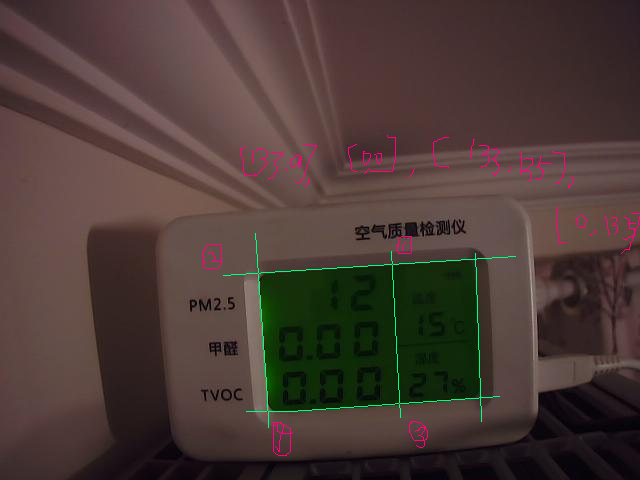
#> input picture mask.bmp, 640 x 480 px, given in place of in.jpg, which was not available
$ python test_pre_process.py mask.bmp mask2.bmp   (Python 2 division)   (older library calls are emulated)
#> lines starting #> are read from the running program, lines starting #| are printed output that depends on the picture; after the words box and inside, x2 and y2 are one past the last pixel; in counts of white or black regions, pixels touching at a corner belong together; pictures that were not available may be replaced by others from this repository, and a replacement may not be noted
### img_utils.py
# -*- coding:utf-8 -*-
#!/usr/bin/python
#
# Copyright (c) 2017, Aixi Wang <aixi.wang@hotmail.com>
#
# reference project: https://github.com/jasonlfunk/ocr-text-extraction
#
# Copyright (c) 2012, Jason Funk <jasonlfunk@gmail.com>
#
# Permission is hereby granted, free of charge, to any person obtaining a copy of this software
# and associated documentation files (the "Software"), to deal in the Software without restriction,
# including without limitation the rights to use, copy, modify, merge, publish, distribute, sublicense,
# and/or sell copies of the Software, and to permit persons to whom the Software is furnished to do so,
# subject to the following conditions:
#
# The above copyright notice and this permission notice shall be included in all copies or substantial
# portions of the Software.
#
# THE SOFTWARE IS PROVIDED "AS IS", WITHOUT WARRANTY OF ANY KIND, EXPRESS OR IMPLIED, INCLUDING BUT NOT
# LIMITED TO THE WARRANTIES OF MERCHANTABILITY, FITNESS FOR A PARTICULAR PURPOSE AND NON-INFRINGEMENT.
# IN NO EVENT SHALL THE AUTHORS OR COPYRIGHT HOLDERS BE LIABLE FOR ANY CLAIM, DAMAGES OR OTHER LIABILITY,
# WHETHER IN AN ACTION OF CONTRACT, TORT OR OTHERWISE, ARISING FROM, OUT OF OR IN CONNECTION WITH THE
# SOFTWARE OR THE USE OR OTHER DEALINGS IN THE SOFTWARE.
#=========================================================

import cv2
#from matplotlib import pyplot
import json
import os
import math
import numpy as np
import time

DEBUG = 0
img_x = 0
img_y = 0
contours = []
img = None

# Determine pixel intensity
# Apparently human eyes register colors differently.
# TVs use this formula to determine
# pixel intensity = 0.30R + 0.59G + 0.11B
# [15 lines left out: functions ii, connected, not called in this run]


# Helper function to return a given contour
def c(index):
    global contours
    return contours[index]


# Count the number of real children
# [15 lines left out: function count_children, not called in this run]


# Quick check to test if the contour is a child
def is_child(index, h_):
    return get_parent(index, h_) > 0


# Get the first parent of the contour that we care about
# [34 lines left out: functions get_parent, count_siblings, not called in this run]


# Whether we care about this contour
def keep(contour):
    return keep_box(contour) and connected(contour)

#----------------------------
# keep_box
#----------------------------
# Whether we should keep the containing box of this
# contour based on it's shape
# [356 lines left out: functions keep_box, include_box, split_f_and_b, find_subimg_rect, find_angle, find_transform_points and 1 more, not called in this run]


#----------------------
# gen_config
#----------------------
def gen_config():
    mask_json = {}

    if os.path.exists('config.json'):
        try:
            f = open('config.json','rb')
#> (reads config.json from the repository)
            s = f.read()
            mask_json = json.loads(s)
            print 'read mask_json from file config.json'
            retcode = 0

        except:
            retcode = -1
        # return directly from config.json
        return retcode,mask_json

    #
    # rebuild config.json
    #
    else:
        if os.path.exists('mask.bmp'):
            #retcode2,angle = find_angle(mask_img)
            mask_img = cv2.imread('mask.bmp')
            retcode1,transform_src = find_transform_points(mask_img)
        else:
            transform_src = []
            retcode1 = -1

        if os.path.exists('mask2.bmp'):
            mask_img = cv2.imread('mask2.bmp')
            retcode2,subimg_rect = find_subimg_rect(mask_img)
        else:
            retcode2 = -1
            subimg_rect = []

        if os.path.exists('mask3.bmp'):
            mask_img = cv2.imread('mask3.bmp')
            retcode3,seg_points = find_segs_points(mask_img)
        else:
            retcode3 = -1
            seg_points = []

        # get existed transform_des
        if os.path.exists('config2.json'):
            try:
                f = open('config2.json','rb')
                s = f.read()
                config2 = json.loads(s)
                transform_des = config2['transform_des']
                resize = config2['resize']
                rotate_base = config2['rotate_base']
                duration = config2['duration']
                seg_group_map = config2['seg_group_map']
                run_mode = config2['run_mode']
                print 'read mask_json from file config.json'

            except:
                transform_des = []
                resize = []
                rotate_base = 180
                duration = 60
                seg_group_map = []
                run_mode = 'normal'
        else:
            transform_des = []
            resize = []
            rotate_base = 180
            duration = 60
            seg_group_map = []
            run_mode = 'normal'
        retcode = 0

        mask_json = {
                     'subimg_rect':subimg_rect,
                     'seg_points':seg_points,
                     'resize':resize,
                     'rotate':0,
                     'rotate_base':rotate_base,
                     'transform_src':transform_src,
                     'transform_des':transform_des,
                     'duration':duration,
                     'seg_group_map':seg_group_map,
                     'run_mode':run_mode
                    }
        mask_json_s = json.dumps(mask_json)
        f = open('config.json','wb')
        f.write(mask_json_s)
        f.close()
        print 'config.json generated'
        return retcode,mask_json

#----------------------
# rotate
#----------------------
# [9 lines left out: function rotate, not called in this run]

#----------------------
# transform
#----------------------
def transform(img,points_src,points_des):
    height = img.shape[0]
    width = img.shape[1]
    scale = 1
    print 'transform:',height,width

    pts1 = np.float32(points_src)
    pts2 = np.float32(points_des)
    M = cv2.getPerspectiveTransform(pts1,pts2)
    dst = cv2.warpPerspective(img,M,(width,height))
    return dst

#----------------------
# my_img_binarization
#----------------------
def my_img_binarization(f1,f2):
    img = cv2.imread(f1)
    new_image = img.copy()
    new_image.fill(255)
    im_gray = cv2.cvtColor(img, cv2.COLOR_BGR2GRAY)
    h = im_gray.shape[0]
    w = im_gray.shape[1]
    sum = 0
    for y in xrange(0,h):
        for x in xrange(0,w):
            sum += im_gray[y][x]

    avg = sum/(h*w)
    print 'avg:',avg

    # binarization
    for y in xrange(0,h):
        for x in xrange(0,w):
            if im_gray[y][x] < avg:
                new_image[y][x][2] = 0
                new_image[y][x][1] = 0
                new_image[y][x][0] = 0


    # remove isolated points
    for y in xrange(0,h):
        for x in xrange(0,w):
            if new_image[y][x][0] == 0 and (y == 0 or y == (h-1)):
                new_image[y][x][2] = 255
                new_image[y][x][1] = 255
                new_image[y][x][0] = 255

            elif new_image[y][x][0] == 0 and (x == 0 or x == (w-1)):
                new_image[y][x][2] = 255
                new_image[y][x][1] = 255
                new_image[y][x][0] = 255
            elif new_image[y][x][0] == 0 and new_image[y-1][x-1][0] == 255 and new_image[y+1][x+1][0] == 255 and new_image[y-1][x][0] == 255 and new_image[y+1][x][0] == 255 and new_image[y][x-1][0] == 255 and new_image[y][x+1][0] == 255 and new_image[y-1][x+1][0] == 255 and new_image[y+1][x-1][0] == 255:
                new_image[y][x][2] = 255
                new_image[y][x][1] = 255
                new_image[y][x][0] = 255
            else:
                pass

    cv2.imwrite(f2,new_image)
    return 0, new_image

#----------------------
# my_img_binarization_2
#----------------------
def my_img_binarization_2(f1,f2,ratio=0.8):

    print 'my_img_binarization_2 ratio:',ratio
    img = cv2.imread(f1)
    new_image = img.copy()
    new_image.fill(255)
    #imgGRAY = cv2.cvtColor(img, cv2.COLOR_BGR2GRAY)
    imgYCC = cv2.cvtColor(img, cv2.COLOR_BGR2YCR_CB)

    h = img.shape[0]
    w = img.shape[1]

    sum = 0
    for y in xrange(0,h):
        for x in xrange(0,w):
            sum += imgYCC[y][x][0]
            #sum += imgGRAY[y][x]

    avg = sum/(h*w)
    print 'avg:',avg

    # binarization
    for y in xrange(0,h):
        for x in xrange(0,w):
            if imgYCC[y][x][0] < avg*ratio:
            #if imgGRAY[y][x] < avg*0.8:
                new_image[y][x][2] = 0
                new_image[y][x][1] = 0
                new_image[y][x][0] = 0


    # remove isolated points
    for y in xrange(0,h):
        for x in xrange(0,w):
            if new_image[y][x][0] == 0 and (y == 0 or y == (h-1)):
                new_image[y][x][2] = 255
                new_image[y][x][1] = 255
                new_image[y][x][0] = 255

            elif new_image[y][x][0] == 0 and (x == 0 or x == (w-1)):
                new_image[y][x][2] = 255
                new_image[y][x][1] = 255
                new_image[y][x][0] = 255
            elif new_image[y][x][0] == 0 and new_image[y-1][x-1][0] == 255 and new_image[y+1][x+1][0] == 255 and new_image[y-1][x][0] == 255 and new_image[y+1][x][0] == 255 and new_image[y][x-1][0] == 255 and new_image[y][x+1][0] == 255 and new_image[y-1][x+1][0] == 255 and new_image[y+1][x-1][0] == 255:
                new_image[y][x][2] = 255
                new_image[y][x][1] = 255
                new_image[y][x][0] = 255
            else:
                pass

    cv2.imwrite(f2,new_image)
    return 0, new_image

#-------------------
# log_dump
#-------------------
# [14 lines left out: function log_dump, not called in this run]

#----------------------------
# gen_filename
#----------------------------
def gen_filename(f_template,t):
    t_s = time.strftime('%Y%m%d-%H%M%S', time.localtime(t))
    return f_template.replace('%%',t_s)

#----------------------
# main
#----------------------
# [2 lines that do not run on import are left out]

### test_pre_process.py
# -*- coding:utf-8 -*-
#!/usr/bin/python
#
# Copyright (c) 2017, Aixi Wang <aixi.wang@hotmail.com>
#
#=========================================================

import cv2
import numpy as np
import sys
import os.path
import os

import time
import img_utils


# [10 lines of commented-out code are left out]

INPUT_FILE = './img/in_%%.jpg'
OUTPUT_FILE = './img/out_%%.jpg'
P2_FILE = './img/P2_%%.jpg'
P3_FILE = './img/P3_%%.jpg'
P4_FILE = './img/P4_%%.jpg'
ERR_FILE = './img/err_%%.jpg'

TASK_DURATION = 60


#====================================
# main
#====================================
if __name__ == "__main__":
    retcode,json_mask = img_utils.gen_config()

    if retcode == 0:
        t1 = time.time()
        f1 = 'in.jpg'
        f2 = 'out1.jpg'
        f3 = 'out2.jpg'
        f4 = 'out3.jpg'
        f5 = 'out4.jpg'
        err_f = 'err.bmp'

        retcode,config_json = img_utils.gen_config()

        #
        # init local config values
        #
        print 'mask_jon:',config_json
        subimg_rect = config_json['subimg_rect']
        resize = config_json['resize']
        rotate = config_json['rotate']
        rotate_base = config_json['rotate_base']
        duration = config_json['duration']

        points_src = config_json['transform_src']
        points_des = config_json['transform_des']
        seg_points = config_json['seg_points']
        seg_group_map = config_json['seg_group_map']
        run_mode = config_json['run_mode']


        raw_image = cv2.imread(f1)
#> raw_image is the input picture: shape (480, 640, 3); mean B, G, R 53.9, 58.6, 74.9

        if len(points_src) == 4 and len(points_des) == 4:
            print 'step 1 =================> do transforming ...'
            img2 = img_utils.transform(raw_image,points_src,points_des)
#| transform: 480 640
#> in transform, `dst = cv2.warpPerspective(img,M,(width,height))`:
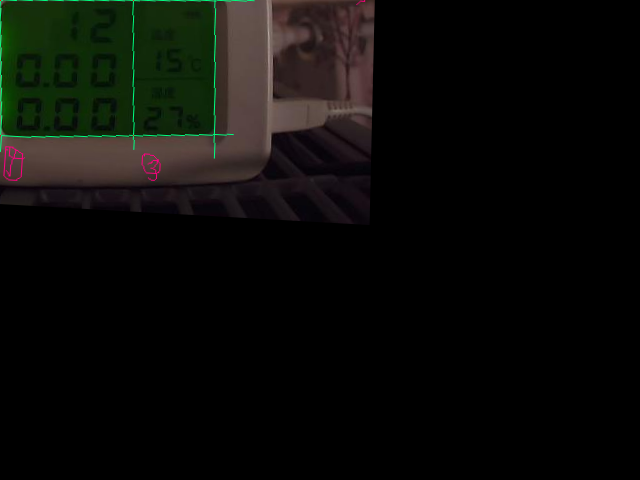
#> dst: shape (480, 640, 3); mean B, G, R 8.2, 11.5, 10.9

        if (rotate_base + rotate) != 0:
            print 'step 2 =================> do rotating ...'
            img2 = img_utils.rotate(img2, (rotate_base + rotate)*(-1))
        # [8 lines of commented-out code are left out]
        cv2.imwrite(f2,img2)

        if len(subimg_rect) > 0:
            print 'step 3 =================> do sub imaging ...'

            x1 = subimg_rect[0][0]
            y1 = subimg_rect[0][1]
            x2 = subimg_rect[1][0]
            y2 = subimg_rect[1][1]
            img3 = img2[y1:y2,x1:x2]
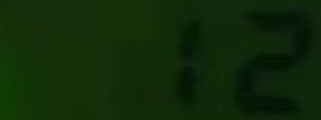
#> img3: shape (40, 107, 3) (shown 3 times larger); mean B, G, R 8.6, 41.7, 15.8

            cv2.imwrite(f3,img3)

            #ret,new_image = img_utils.split_f_and_b(f2,f3)
            print 'step 4 =================> do binarization ...'
            ret,new_image = img_utils.my_img_binarization(f3,f4)
#> in my_img_binarization, `new_image.fill(255)`: new_image: shape (40, 107, 3); every value is 255
#> in my_img_binarization, `im_gray = cv2.cvtColor(img, cv2.COLOR_BGR2GRAY)`:
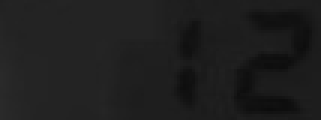
#> im_gray: shape (40, 107) (shown 3 times larger); min 12, max 42, mean 30.2
#> after the loop in my_img_binarization, `for y in xrange(0,h):`: sum = 129111
#> in my_img_binarization, `avg = sum/(h*w)`: avg = 30
#| avg: 30
#> after the loop in my_img_binarization, `for y in xrange(0,h):`:
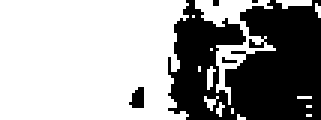
#> new_image: shape (40, 107, 3) (shown 3 times larger); 62.4% white; 5 black regions (3 under 20 px), largest, box (x1, y1, x2, y2) and area: (56, 0, 107, 40) 1570, (43, 29, 48, 36) 26
#> after the loop in my_img_binarization, `for y in xrange(0,h):`:
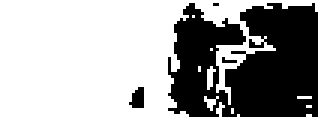
#> new_image: shape (40, 107, 3) (shown 3 times larger); 64.5% white; 4 black regions (2 under 20 px), largest, box (x1, y1, x2, y2) and area: (56, 1, 106, 39) 1486, (43, 29, 48, 36) 26
#> ret = 0
            ret,new_image = img_utils.my_img_binarization_2(f3,f5)
#> in my_img_binarization_2, `imgYCC = cv2.cvtColor(img, cv2.COLOR_BGR2YCR_CB)`: imgYCC: shape (40, 107, 3); mean of channels 0, 1, 2 30.2, 117.7, 115.9
#> after the loop in my_img_binarization_2, `for y in xrange(0,h):`: sum = 129111
#> in my_img_binarization_2, `avg = sum/(h*w)`: avg = 30
#| avg: 30
#> after the loop in my_img_binarization_2, `for y in xrange(0,h):`:
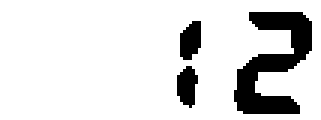
#> new_image: shape (40, 107, 3) (shown 3 times larger); 86.3% white; 3 black regions, box (x1, y1, x2, y2) and area: (78, 4, 104, 38) 444, (60, 7, 67, 20) 72, (59, 22, 66, 36) 71

        else:
            print 'no subimg_rect defintion, passed reamaining steps'
            pass
        # call text recognition function here


    else:
        print 'no 1.jpg'
else:
    print 'no mask rectange found'
